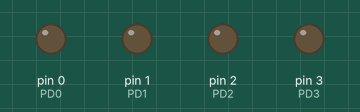
A sketch run on a simulated Arduino Uno, built with avr-gcc and run on an emulated ATmega328P. Parts: output pins drawn as LEDs (lit = HIGH).

Above: at 0.2 s.
At 1.2 s:
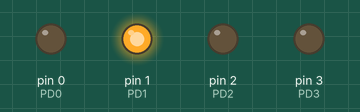
At 2.7 s:
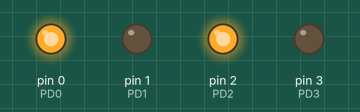
At 5.2 s:
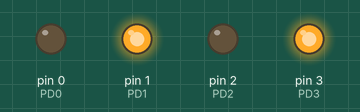
At 7.7 s:
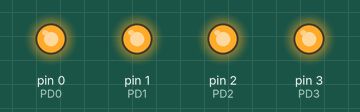
At 10.7 s:
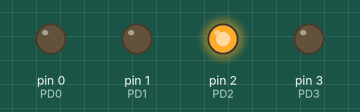
Timing chart, 0 to 11.1 s (numbered marks = the images above):
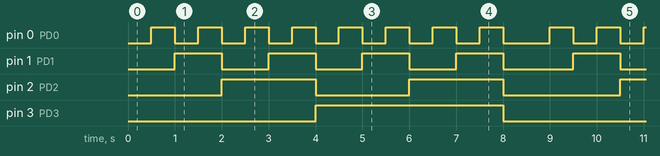

Measured:
- by itself, pin 0 (PD0): repeats every 8.5 s: 7 × (LOW 0.50 s, HIGH 0.50 s), LOW 1.0 s, HIGH 0.50 s
- by itself, pin 1 (PD1): repeats every 8.5 s: 3 × (LOW 1.0 s, HIGH 1.0 s), LOW 1.5 s, HIGH 1.0 s
- by itself, pin 2 (PD2): repeats every 8.5 s: LOW 2.0 s, HIGH 2.0 s, LOW 2.5 s, HIGH 2.0 s
- by itself, pin 3 (PD3): alternates HIGH for 4.0 s and LOW for 4.5 s

The sketch:

LEDHexCounter.ino
```cpp
uint8_t hex = 0;
uint8_t mask;

// La función 'setup' se ejecuta una única vez al encender la placa
// o presionar reset.
void setup()
{
  // Inicializa salidas digitales
  pinMode(0, OUTPUT);   // PD0
  pinMode(1, OUTPUT);   // PD1
  pinMode(2, OUTPUT);   // PD2
  pinMode(3, OUTPUT);   // PD3
}

// La función 'loop' corre indefinidamente una y otra vez.
void loop()
{
  mask = 0x01;

  for(uint8_t i = 0; i < 4; i++)
  {
    if(hex & mask)
      digitalWrite(i, HIGH);
    else
      digitalWrite(i, LOW);
    mask <<= 1;
  }

  if(++hex > 16)    // Controla rango máximo
    hex = 0;

  delay(500);
}
```
